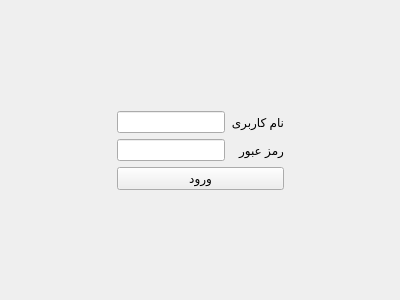
<?xml version="1.0" encoding="UTF-8"?>
<ui version="4.0">
 <class>Widget_signin</class>
 <widget class="QWidget" name="Widget_signin">
  <property name="geometry">
   <rect>
    <x>0</x>
    <y>0</y>
    <width>400</width>
    <height>300</height>
   </rect>
  </property>
  <property name="windowTitle">
   <string>Form</string>
  </property>
  <layout class="QGridLayout" name="gridLayout">
   <item row="0" column="0" colspan="3">
    <spacer name="verticalSpacer_top">
     <property name="orientation">
      <enum>Qt::Vertical</enum>
     </property>
     <property name="sizeHint" stdset="0">
      <size>
       <width>20</width>
       <height>93</height>
      </size>
     </property>
    </spacer>
   </item>
   <item row="1" column="0">
    <spacer name="horizontalSpacer_right">
     <property name="orientation">
      <enum>Qt::Horizontal</enum>
     </property>
     <property name="sizeHint" stdset="0">
      <size>
       <width>99</width>
       <height>20</height>
      </size>
     </property>
    </spacer>
   </item>
   <item row="1" column="1">
    <layout class="QFormLayout" name="formLayout">
     <item row="0" column="0">
      <widget class="QLineEdit" name="lineEdit_username"/>
     </item>
     <item row="0" column="1">
      <widget class="QLabel" name="label_username">
       <property name="text">
        <string>نام کاربری</string>
       </property>
       <property name="buddy">
        <cstring>lineEdit_username</cstring>
       </property>
      </widget>
     </item>
     <item row="2" column="0">
      <widget class="QLineEdit" name="lineEdit_password"/>
     </item>
     <item row="2" column="1">
      <widget class="QLabel" name="label_password">
       <property name="text">
        <string>رمز عبور</string>
       </property>
       <property name="buddy">
        <cstring>lineEdit_password</cstring>
       </property>
      </widget>
     </item>
     <item row="3" column="0" colspan="2">
      <widget class="QPushButton" name="pushButton_signin">
       <property name="text">
        <string>ورود</string>
       </property>
      </widget>
     </item>
    </layout>
   </item>
   <item row="1" column="2">
    <spacer name="horizontalSpacer_left">
     <property name="orientation">
      <enum>Qt::Horizontal</enum>
     </property>
     <property name="sizeHint" stdset="0">
      <size>
       <width>99</width>
       <height>20</height>
      </size>
     </property>
    </spacer>
   </item>
   <item row="2" column="0" colspan="3">
    <spacer name="verticalSpacer_bottom">
     <property name="orientation">
      <enum>Qt::Vertical</enum>
     </property>
     <property name="sizeHint" stdset="0">
      <size>
       <width>20</width>
       <height>92</height>
      </size>
     </property>
    </spacer>
   </item>
  </layout>
 </widget>
 <resources/>
 <connections/>
</ui>
